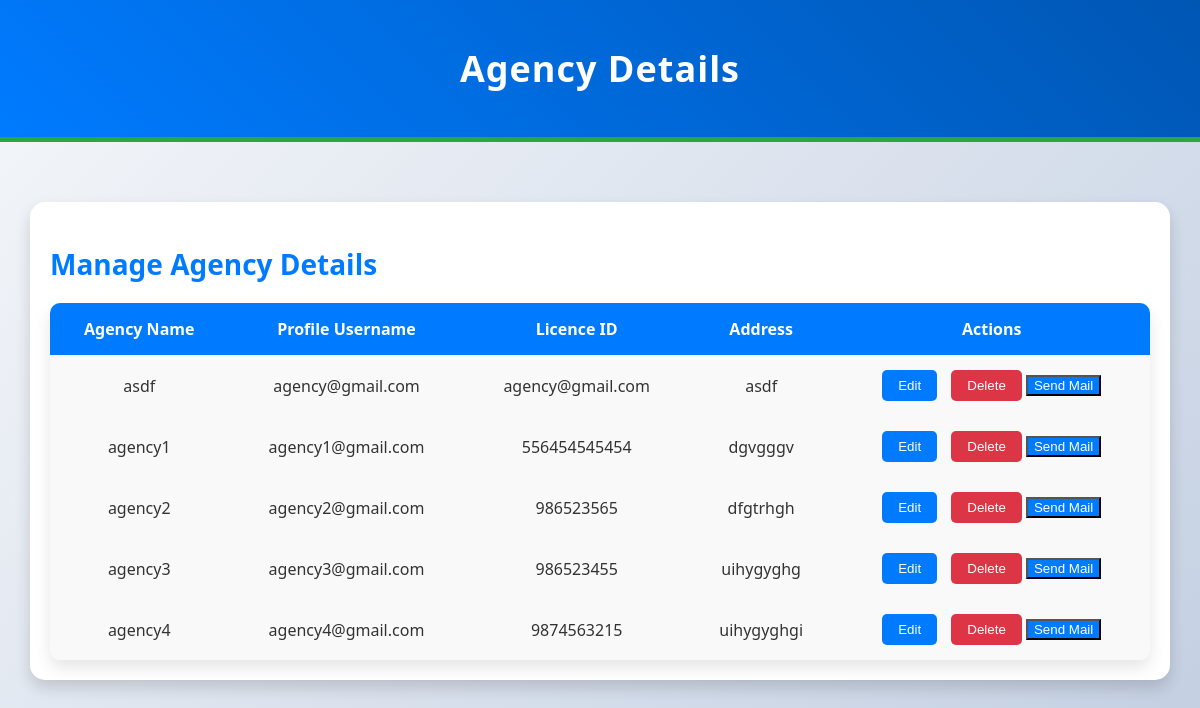
The app's page /agency_details/, older data.
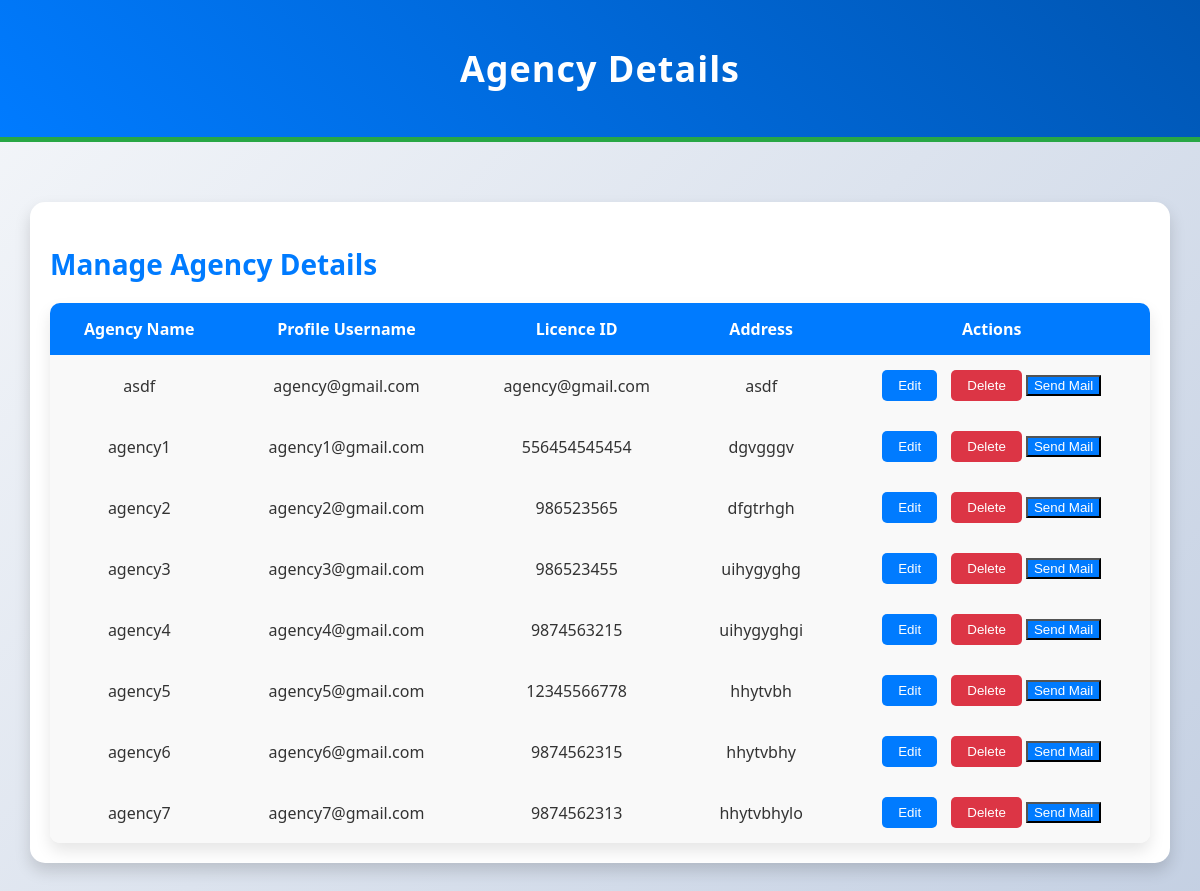
The same page, newer data.
### Bengali/models.py (models this page shows, shortened)
class AgencyDetails(models.Model):
     profile=models.OneToOneField('Profile',on_delete=models.CASCADE,related_name="agency_profile",null=True,blank=True)
     agency_name=models.CharField(max_length=150)
     licence_id=models.CharField(max_length=255,null=True)
     address=models.CharField(max_length=140,null=True)

class Profile(AbstractUser):
    USERNAME_FIELD='email'
    REQUIRED_FIELDS=[]
    objects = CustomUserManager()
    username = models.CharField(max_length=150, blank=True, null=True)
    first_name = models.CharField(max_length=150, blank=True, null=True)
    last_name= models.CharField(max_length=150, blank=True, null=True)
    role = models.CharField(max_length=15,choices=RoleChoices.choices)
    email=models.EmailField(unique=True)
    phone=models.CharField(max_length=15, blank=True, null=True)
    age=models.IntegerField(blank=True, null=True)
    worker_approved=models.BooleanField(blank=True, null=True)
    groups = models.ManyToManyField(
        Group,
            related_name="profile_groups",  # Set unique related_name
            blank=True
        )
    user_permissions = models.ManyToManyField(
            Permission,
            related_name="profile_permissions",  # Set unique related_name
            blank=True
        )

### Bengali/views.py (the view)
# urls.py: path('agency_details/', views.agency_details, name='agency_details'),
def agency_details(request):
    agencies = AgencyDetails.objects.all()
    return render(request, 'agency_details.html', {'agencies': agencies})

### templates/agency_details.html (shortened to what this page needs)
<!DOCTYPE html>
<html lang="en">
<head>
</head>
<body>
    <header>
        <h1>Agency Details</h1>
    </header>
    <main>
        <section id="agency-details">
            <h2>Manage Agency Details</h2>
            <table>
                <thead>
                    <tr>
                        <th>Agency Name</th>
                        <th>Profile Username</th>
                        <th>Licence ID</th>
                        <th>Address</th>
                        <th>Actions</th>
                    </tr>
                </thead>
                <tbody>
                    {% for agency in agencies %}
                    <tr>
                        <td>{{ agency.agency_name }}</td>
                        <td>{{ agency.profile.username }}</td>
                        <td>{{ agency.licence_id }}</td>
                        <td>{{ agency.address }}</td>
                        <td>
                            <button class="edit-btn">Edit</button>
                            <button class="delete-btn">Delete</button>
                            <button class="send-mail">Send Mail</button>
                        </td>
                    </tr>
                    {% empty %}
                    <tr>
                        <td colspan="5">No agency details found.</td>
                    </tr>
                    {% endfor %}
                </tbody>
            </table>
        </section>
    </main>
</body>
</html>

Row changes from the older to the newer data that the page shows:
added AgencyDetails: agency_name "agency5", profile.username "agency5@gmail.com", licence_id "12345566778", address "hhytvbh"
added AgencyDetails: agency_name "agency6", profile.username "agency6@gmail.com", licence_id "9874562315", address "hhytvbhy"
added AgencyDetails: agency_name "agency7", profile.username "agency7@gmail.com", licence_id "9874562313", address "hhytvbhylo"
